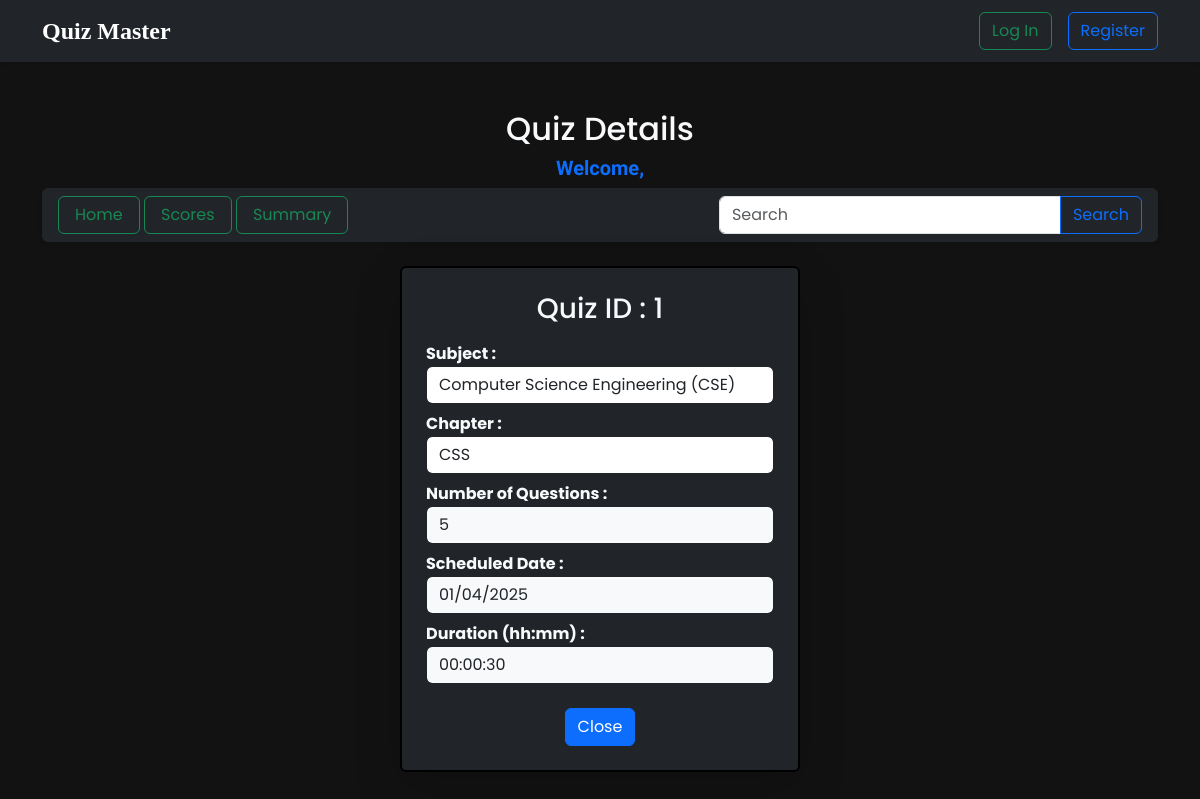
The page /view_quiz/1 on the database its author committed.
### applications/models.py (models this page shows)
class Quiz(db.Model):
    id = db.Column(db.Integer, primary_key=True, autoincrement=True)
    chapter_id = db.Column(db.Integer, db.ForeignKey('chapter.id', ondelete="CASCADE"), unique=True, nullable=False)
    date_of_quiz = db.Column(db.Date, nullable=False)
    time_duration = db.Column(db.String(10), nullable=False)
    remarks = db.Column(db.Text, nullable=True)
    questions = db.relationship('Question', backref='quiz', cascade="all, delete-orphan")
    scores = db.relationship('Score', backref='quiz', lazy=True)

class Subject(db.Model):
    id = db.Column(db.Integer, primary_key=True, autoincrement=True)
    name = db.Column(db.String(100), nullable=False, unique=True)
    description = db.Column(db.Text, nullable=True)
    chapters = db.relationship('Chapter', backref='subject', cascade="all, delete-orphan")

class Chapter(db.Model):
    id = db.Column(db.Integer, primary_key=True, autoincrement=True)
    name = db.Column(db.String(100), nullable=False, unique=True)
    description = db.Column(db.Text, nullable=True)
    subject_id = db.Column(db.Integer, db.ForeignKey('subject.id'), nullable=False)
    quizzes = db.relationship('Quiz', backref='chapter', cascade="all, delete")

### applications/routes.py (the view)
@app.route('/view_quiz/<int:quiz_id>')
def view_quiz(quiz_id):
    subjects = Subject.query.all()
    chapters = Chapter.query.all()
    quiz = Quiz.query.get_or_404(quiz_id)
    questions = Question.query.filter_by(quiz_id=quiz_id).all()
    return render_template('quiz_portal/view_quiz.html', subjects=subjects, chapters=chapters, quiz=quiz, questions=questions)

### templates/quiz_portal/view_quiz.html (shortened to what this page needs)
{% extends "base.html" %}
{% block body %}
<div class="container mt-5">
    <h2 class="text-center text-light">Quiz Details</h2>
    <h5 class="text-center fw-bold text-primary heading">Welcome, {{ session['user_name'] }}</h5>
    <div class="d-flex justify-content-between align-items-center p-3 bg-dark rounded shadow-sm py-2 mt-2 mb-4">
        <nav>
            <a class="btn btn-outline-success px-3" href="{{ url_for('user_dashboard') }}">Home</a>
            <a class="btn btn-outline-success px-3" href="{{url_for('scores')}}">Scores</a>
            <a class="btn btn-outline-success px-3" href="{{ url_for('summary') }}">Summary</a>
        </nav>
        <div class="d-flex align-items-center gap-3">
            <form method="GET" action="{{ url_for('search') }}">
                <div class="input-group">
                    <input type="search" name="query" class="form-control" placeholder="Search" aria-label="Search" aria-describedby="search-addon" required />
                    <button type="submit" class="btn btn-outline-primary">Search</button>
                </div>
            </form>
        </div>
    </div>
    <div class="container d-flex justify-content-center align-items-center">
        <div class="card bg-dark text-light p-4 shadow-lg rounded" style="width: 400px; border: 2px solid #000;">
            <h3 class="text-center">Quiz ID : {{ quiz.id }}</h3>
            <div class="mt-2">
                <label class="fw-bold">Subject :</label>
                <span class="form-control border border-dark">{{ subjects[chapters[quiz.chapter_id - 1].subject_id - 1].name }}</span>
            </div>
            <div class="mt-2">
                <label class="fw-bold">Chapter :</label>
                <span class="form-control border border-dark">{{ quiz.chapter.name }}</span>
            </div>
            <div class="mt-2">
                <label class="fw-bold">Number of Questions :</label>
                <span class="form-control bg-light border border-dark">{{ quiz.questions|length }}</span>
            </div>
            <div class="mt-2">
                <label class="fw-bold">Scheduled Date :</label>
                <span class="form-control bg-light border border-dark">{{ quiz.date_of_quiz.strftime('%d/%m/%Y') }}</span>
            </div>
            <div class="mt-2">
                <label class="fw-bold">Duration (hh:mm) :</label>
                <span class="form-control bg-light border border-dark">{{ quiz.time_duration }}</span>
            </div>
            <div class="text-center mt-4">
                <button onclick="history.back()" class="btn btn-primary">Close</button>
            </div>
        </div>
    </div>
</div>
{% endblock %}

### static/style.css (style rules this page uses)
* { margin: 0; padding: 0; box-sizing: border-box; }
html, body { height: 100%; overflow-x: hidden; }
html { scroll-behavior: smooth; }
body { background-color: #121212; color: #E0E0E0; font-family: 'Poppins', sans-serif; }
.heading { font-family: 'Delius', cursive; }

### rows shown on the page
Quiz: id "1", date_of_quiz "01/04/2025", time_duration "00:00:30"
Subject: name "Computer Science Engineering (CSE)"
Chapter: chapter.name "CSS"

### other values the page prints
{{ quiz.questions|length }} "5"
